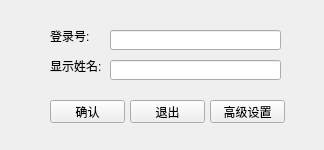
<?xml version="1.0" encoding="UTF-8"?>
<ui version="4.0">
 <class>Login</class>
 <widget class="QWidget" name="Login">
  <property name="geometry">
   <rect>
    <x>0</x>
    <y>0</y>
    <width>324</width>
    <height>150</height>
   </rect>
  </property>
  <property name="windowTitle">
   <string>欢迎登录</string>
  </property>
  <widget class="QLabel" name="label_No">
   <property name="geometry">
    <rect>
     <x>50</x>
     <y>30</y>
     <width>54</width>
     <height>12</height>
    </rect>
   </property>
   <property name="text">
    <string>登录号:</string>
   </property>
  </widget>
  <widget class="QLabel" name="label_Name">
   <property name="geometry">
    <rect>
     <x>50</x>
     <y>60</y>
     <width>54</width>
     <height>12</height>
    </rect>
   </property>
   <property name="text">
    <string>显示姓名:</string>
   </property>
  </widget>
  <widget class="QLineEdit" name="lineEdit_No">
   <property name="geometry">
    <rect>
     <x>110</x>
     <y>30</y>
     <width>171</width>
     <height>20</height>
    </rect>
   </property>
  </widget>
  <widget class="QLineEdit" name="lineEdit_Name">
   <property name="geometry">
    <rect>
     <x>110</x>
     <y>60</y>
     <width>171</width>
     <height>20</height>
    </rect>
   </property>
   <property name="readOnly">
    <bool>true</bool>
   </property>
  </widget>
  <widget class="QPushButton" name="pushButton_Config">
   <property name="geometry">
    <rect>
     <x>210</x>
     <y>100</y>
     <width>75</width>
     <height>23</height>
    </rect>
   </property>
   <property name="text">
    <string>高级设置</string>
   </property>
  </widget>
  <widget class="QPushButton" name="pushButton_Exit">
   <property name="geometry">
    <rect>
     <x>130</x>
     <y>100</y>
     <width>75</width>
     <height>23</height>
    </rect>
   </property>
   <property name="text">
    <string>退出</string>
   </property>
  </widget>
  <widget class="QPushButton" name="pushButton_Ok">
   <property name="geometry">
    <rect>
     <x>50</x>
     <y>100</y>
     <width>75</width>
     <height>23</height>
    </rect>
   </property>
   <property name="text">
    <string>确认</string>
   </property>
  </widget>
 </widget>
 <layoutdefault spacing="6" margin="11"/>
 <resources/>
 <connections/>
</ui>
